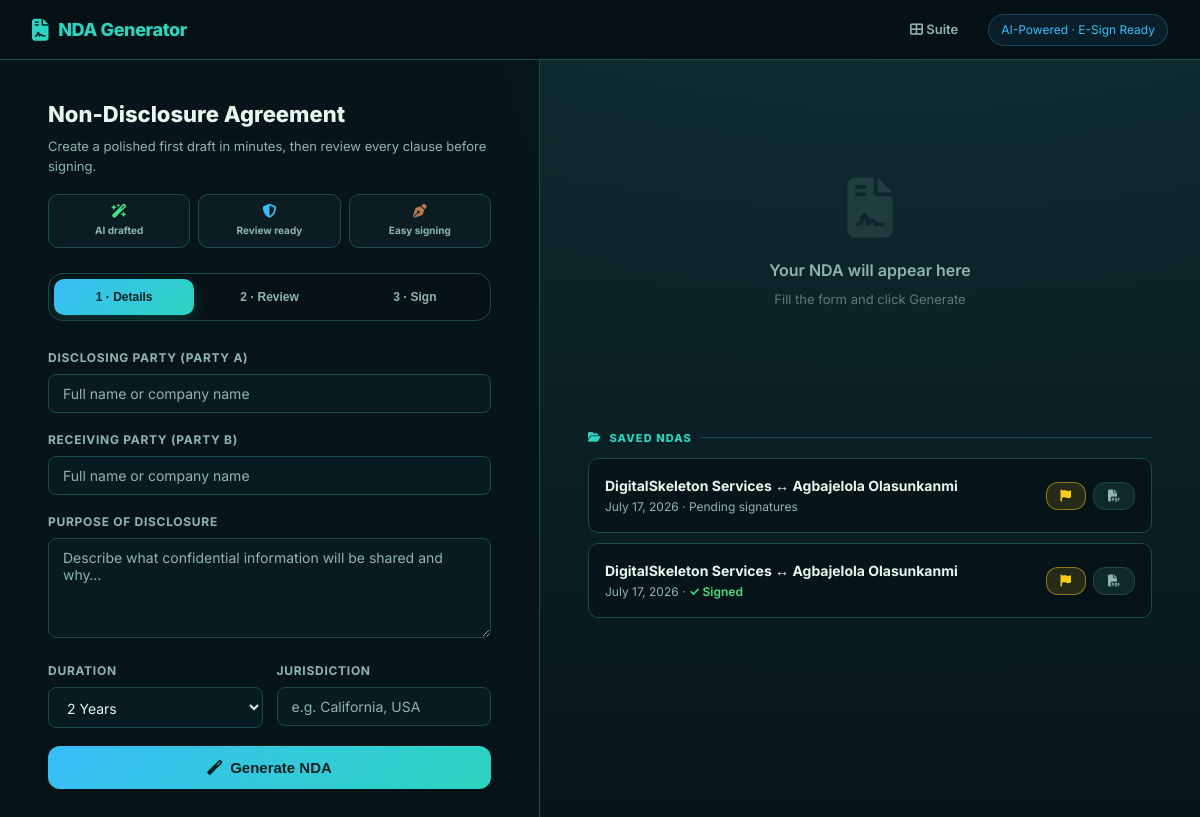
The page /ndagen/ on the database its author committed.
### models.py (models this page shows)
class NDADocument(db.Model):
    __tablename__ = "nda_documents"
    id = db.Column(db.Integer, primary_key=True)
    party_a = db.Column(db.String(200))
    party_b = db.Column(db.String(200))
    content = db.Column(db.Text)
    signature_a = db.Column(db.Text)
    signature_b = db.Column(db.Text)
    signed_at = db.Column(db.DateTime)
    created_at = db.Column(db.DateTime, default=datetime.utcnow)

### apps/ndagen/__init__.py (the view)
@ndagen_bp.route("/")
def index():
    docs = NDADocument.query.order_by(NDADocument.created_at.desc()).limit(10).all()
    return render_template("ndagen/index.html", docs=docs)

### templates/ndagen/index.html (shortened to what this page needs)
<!DOCTYPE html>
<html lang="en">
<head>
  <link href="https://cdnjs.cloudflare.com/ajax/libs/font-awesome/6.5.0/css/all.min.css" rel="stylesheet">
  <link rel="stylesheet" href="/static/css/web.css">
</head>
<body>
<nav class="topnav" style="background:var(--nav-bg);border-bottom:1px solid var(--border);">
  <div class="topnav-brand" style="color:var(--accent);">
    <i class="fas fa-file-contract"></i> NDA Generator
  </div>
  <a href="/" class="topnav-link"><i class="fas fa-th-large"></i> Suite</a>
  <span style="font-size:12px;color:var(--blue);background:rgba(56,189,248,.08);border:1px solid rgba(56,189,248,.25);padding:6px 12px;border-radius:20px;">AI-Powered · E-Sign Ready</span>
</nav>
<div class="page-wrap">
  <div class="left-col">
    <h2 style="font-size:22px;font-weight:800;margin-bottom:6px;">Non-Disclosure Agreement</h2>
    <p style="font-size:13px;color:var(--text-muted);margin-bottom:18px;">Create a polished first draft in minutes, then review every clause before signing.</p>
    <div class="feature-strip">
      <span><i class="fas fa-wand-magic-sparkles"></i>AI drafted</span>
      <span><i class="fas fa-shield-halved"></i>Review ready</span>
      <span><i class="fas fa-pen-nib"></i>Easy signing</span>
    </div>
    <div class="step-nav">
      <button class="step-tab active" id="tab1" onclick="showTab(1)">1 · Details</button>
      <button class="step-tab" id="tab2" onclick="showTab(2)">2 · Review</button>
      <button class="step-tab" id="tab3" onclick="showTab(3)">3 · Sign</button>
    </div>
    <div id="tab1content">
      <div class="field"><label>Disclosing Party (Party A)</label><input id="partyA" placeholder="Full name or company name"><div class="field-msg" id="err-partyA">This field is required</div></div>
      <div class="field"><label>Receiving Party (Party B)</label><input id="partyB" placeholder="Full name or company name"><div class="field-msg" id="err-partyB">This field is required</div></div>
      <div class="field"><label>Purpose of Disclosure</label><textarea id="purpose" rows="4" placeholder="Describe what confidential information will be shared and why…"></textarea><div class="field-msg" id="err-purpose">Please describe the purpose</div></div>
      <div style="display:grid;grid-template-columns:1fr 1fr;gap:14px;">
        <div class="field"><label>Duration</label>
          <select id="duration">
            <option value="2 years" selected>2 Years</option>
          </select>
        </div>
        <div class="field"><label>Jurisdiction</label><input id="jurisdiction" placeholder="e.g. California, USA"></div>
      </div>
      <button class="btn btn-primary btn-full btn-lg" id="genBtn" onclick="generateNDA()">
        <i class="fas fa-magic"></i> Generate NDA
      </button>
    </div>
  </div>
  <div class="right-col">
    <div id="previewEmpty" style="text-align:center;padding:80px 20px;color:var(--text-muted);">
      <i class="fas fa-file-contract" style="font-size:60px;display:block;margin-bottom:20px;opacity:0.15;"></i>
      <p style="font-size:16px;font-weight:600;">Your NDA will appear here</p>
      <p style="font-size:13px;margin-top:8px;opacity:0.6;">Fill the form and click Generate</p>
    </div>
    {% if docs %}
    <div style="margin-top:40px;">
      <div class="section-label"><i class="fas fa-folder-open"></i> Saved NDAs</div>
      {% for doc in docs %}
      <div style="background:var(--bg);border:1px solid var(--border);border-radius:10px;padding:16px;margin-bottom:10px;">
        <div style="display:flex;align-items:center;gap:10px;">
          <div style="flex:1;">
            <div style="font-size:14px;font-weight:700;">{{ doc.party_a }} ↔ {{ doc.party_b }}</div>
            <div style="font-size:12px;color:var(--text-muted);margin-top:2px;">{{ doc.created_at.strftime('%B %d, %Y') }} · {% if doc.signed_at %}<span style="color:#4ade80;font-weight:600;">✓ Signed</span>{% else %}Pending signatures{% endif %}</div>
          </div>
           <div style="display:flex;gap:7px;flex-shrink:0;">
             <button class="btn btn-report btn-sm" onclick="openReport({{ doc.id }})" title="Report AI content"><i class="fas fa-flag"></i></button>
             <a href="/ndagen/pdf/{{ doc.id }}" class="btn btn-ghost btn-sm" title="Download PDF"><i class="fas fa-file-pdf"></i></a>
           </div>
        </div>
      </div>
      {% endfor %}
    </div>
    {% endif %}
  </div>
</div>
</body>
</html>

### static/css/web.css (style rules this page uses)
*, *::before, *::after { box-sizing: border-box; margin: 0; padding: 0; }
body { font-family: 'Inter', 'Segoe UI', system-ui, sans-serif; background: var(--bg); color: var(--text); min-height: 100vh; line-height: 1.5; }
a { color: inherit; text-decoration: none; }
.topnav { display: flex; align-items: center; padding: 0 32px; height: 60px; background: var(--nav-bg); border-bottom: 2px solid var(--accent); gap: 16px; flex-shrink: 0; position: sticky; top: 0; z-index: 100; }
.topnav-brand { display: flex; align-items: center; gap: 10px; font-size: 18px; font-weight: 800; color: var(--accent); letter-spacing: -0.02em; }
.topnav-brand i { font-size: 22px; }
.topnav-link { font-size: 13px; font-weight: 600; color: var(--text-muted); padding: 6px 14px; border-radius: 6px; transition: all 0.15s; }
.field { margin-bottom: 18px; }
.field label { display: block; font-size: 12px; font-weight: 700; color: var(--text-muted); text-transform: uppercase; letter-spacing: 0.06em; margin-bottom: 7px; }
input, select, textarea { width: 100%; background: var(--input-bg); border: 1.5px solid var(--border); border-radius: 8px; padding: 10px 14px; color: var(--text); font-size: 14px; font-family: inherit; outline: none; transition: border-color 0.2s, box-shadow 0.2s; }
input::placeholder, textarea::placeholder { color: var(--text-muted); }
select option { background: var(--surface); color: var(--text); }
textarea { resize: vertical; min-height: 100px; }
.btn { display: inline-flex; align-items: center; gap: 8px; padding: 10px 20px; border-radius: 8px; font-size: 14px; font-weight: 600; cursor: pointer; border: none; transition: all 0.15s; white-space: nowrap; }
.btn-primary { background: var(--accent); color: var(--btn-text, #000); }
.btn-ghost { background: var(--surface); color: var(--text-muted); border: 1px solid var(--border); }
.btn-lg { padding: 13px 28px; font-size: 15px; }
.btn-sm { padding: 7px 14px; font-size: 12px; }
.btn-full { width: 100%; justify-content: center; }
.section-label { font-size: 11px; font-weight: 800; color: var(--accent); text-transform: uppercase; letter-spacing: 0.1em; margin-bottom: 12px; display: flex; align-items: center; gap: 8px; }
.section-label::after { content: ''; flex: 1; height: 1px; background: var(--border); }

### rows shown on the page
NDADocument: party_a "DigitalSkeleton Services", party_b "Agbajelola Olasunkanmi", created_at "July 17, 2026", shows "Pending signatures"
NDADocument: party_a "DigitalSkeleton Services", party_b "Agbajelola Olasunkanmi", created_at "July 17, 2026", shows "✓ Signed"
